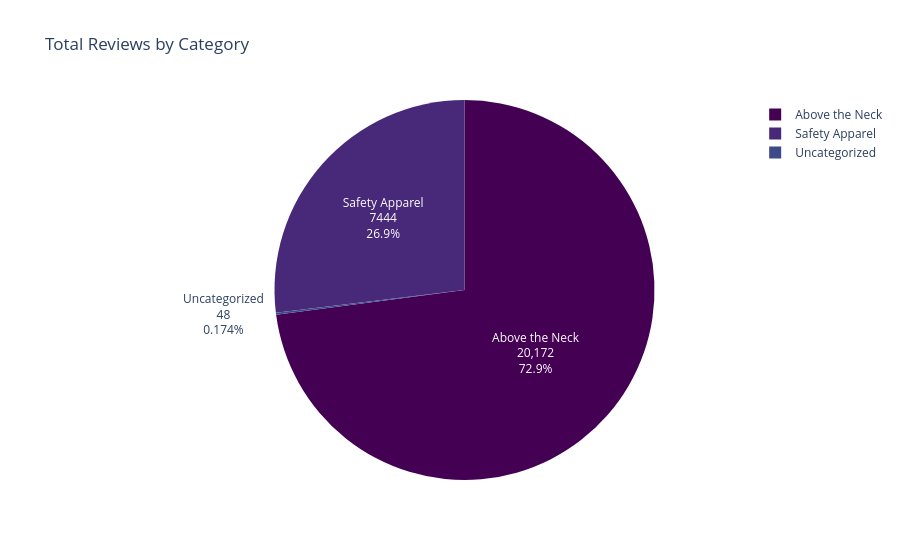

Write notebook code for a chart like this one.
### Code cell
# Data preparation
reviews_by_category = category_analysis.groupby('Category')['Total Reviews'].sum().reset_index()

# Visualization: Pie chart for total reviews by category
fig = px.pie(reviews_by_category, values='Total Reviews', names='Category', 
             title='Total Reviews by Category', color_discrete_sequence=px.colors.sequential.Viridis)

# Update the traces to include both percentage and total review count
fig.update_traces(textinfo='percent+label+value')

# Show the figure
fig.show()

### Figure 1 — Plotly figure (JSON) as saved in the notebook; plotly's stock layout.template omitted (floating-point values rounded to 4 significant figures)
{"data": [{"domain": {"x": [0, 1], "y": [0, 1]}, "hovertemplate": "Category=%{label}<br>Total Reviews=%{value}<extra></extra>", "labels": ["Above the Neck", "Safety Apparel", "Uncategorized"], "legendgroup": "", "name": "", "showlegend": true, "textinfo": "percent+label+value", "type": "pie", "values": [20172, 7444, 48]}], "layout": {"legend": {"tracegroupgap": 0}, "piecolorway": ["#440154", "#482878", "#3e4989", "#31688e", "#26828e", "#1f9e89", "#35b779", "#6ece58", "#b5de2b", "#fde725"], "title": {"text": "Total Reviews by Category"}}}
